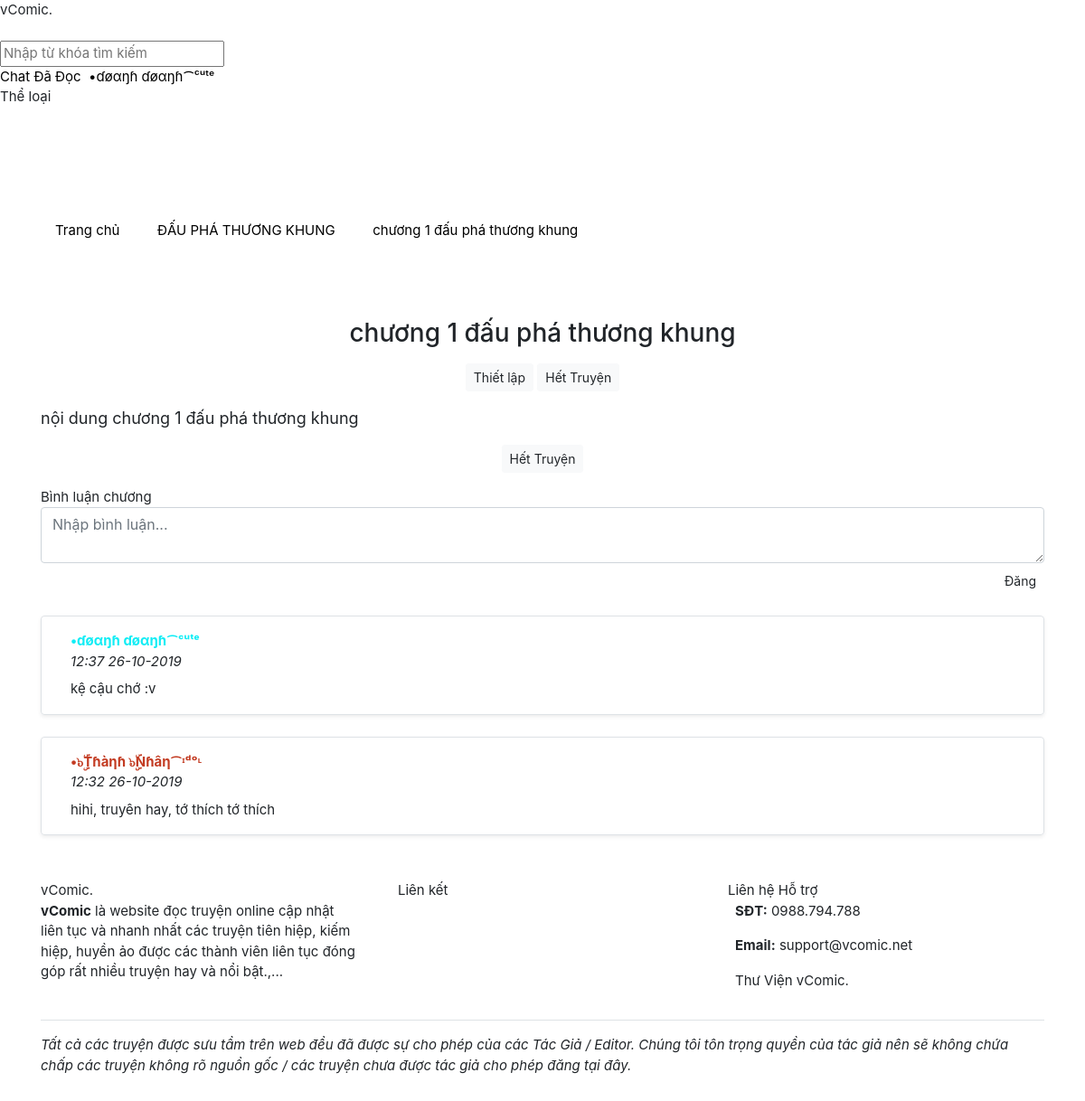
Page /story/dau-pha-thuong-khung/dau-pha-thuong-khung (signed in) on the committed database.
### tables this page shows
CREATE TABLE `users` (
  `id` int(11) NOT NULL,
  `username` varchar(255) NOT NULL,
  `email` varchar(255) NOT NULL,
  `password` varchar(255) NOT NULL,
  `role` tinyint(4) NOT NULL DEFAULT 0,
  `fullname` varchar(255) NOT NULL,
  `gender` varchar(2) NOT NULL,
  `gold` int(11) NOT NULL DEFAULT 0,
  `coin` int(11) NOT NULL DEFAULT 0,
  `birthday` int(11) NOT NULL,
  `cover` varchar(255) NOT NULL,
  `avatar` varchar(255) NOT NULL,
  `recover_code` varchar(255) NOT NULL,
  `recover_time` int(11) NOT NULL,
  `login_at` int(11) NOT NULL,
  `created_at` int(11) NOT NULL
);

CREATE TABLE `stories` (
  `id` int(11) NOT NULL,
  `title` varchar(255) NOT NULL,
  `slug` varchar(255) NOT NULL,
  `summary` varchar(255) NOT NULL,
  `thumbnail` varchar(255) NOT NULL,
  `author` varchar(255) NOT NULL,
  `is_published` tinyint(4) NOT NULL DEFAULT 0,
  `is_completed` tinyint(4) NOT NULL DEFAULT 0,
  `views` int(11) NOT NULL DEFAULT 0,
  `user_id` int(11) NOT NULL,
  `category_id` int(11) NOT NULL,
  `created_at` int(11) NOT NULL
);

CREATE TABLE `chapters` (
  `id` int(11) NOT NULL,
  `title` varchar(255) NOT NULL,
  `slug` varchar(255) NOT NULL,
  `content` text NOT NULL,
  `is_published` tinyint(4) NOT NULL,
  `story_id` int(11) NOT NULL,
  `created_at` int(11) NOT NULL
);

CREATE TABLE `comments` (
  `id` int(11) NOT NULL,
  `content` varchar(255) NOT NULL,
  `user_id` int(11) NOT NULL,
  `chapter_id` int(11) NOT NULL,
  `created_at` int(11) NOT NULL
);

### system/routes.php (called while the page is built)
<?php
$routes = [
	'/' => 'home/home.php',
	'/login' => 'users/login.php',
	'/register' => 'users/register.php',
	'/logout' => 'users/logout.php',
	'/search' => 'search.php',
	'/chat' => 'chat/chat.php',
	'/chat/clear' => 'chat/chat.php?act=clear',
	'/chat/del/(.*)' => 'chat/chat.php?act=del&id=$1',
	'/chat/page/(.*)' => 'chat/chat.php?page=$1',
	'/category/(.*)/page/(.*)' => 'category/category.php?slug=$1&page=$2',
	'/category/(.*)' => 'category/category.php?slug=$1',
	'/tag/(.*)/page/(.*)' => 'tag/tag.php?slug=$1&page=$2',
	'/tag/(.*)' => 'tag/tag.php?slug=$1',
	'/story/read' => 'story/read.php',
	'/story/read/page/(.*)' => 'story/read.php?page=$1',
	'/story/(.*)/like' => 'story/story.php?slug=$1&act=like',
	'/story/(.*)/unlike' => 'story/story.php?slug=$1&act=unlike',
	'/story/(.*)/nomination' => 'story/story.php?slug=$1&act=nomination',
	'/story/(.*)/donate/(.*)' => 'story/story.php?slug=$1&act=donate&coin=$2',
	'/story/(.*)/(.*)' => 'chapter/chapter.php?slug=$2',
	'/story/(.*)' => 'story/story.php?slug=$1',
	'/works/story/new' => 'work/createStory.php',
	'/works/(.*)/new' => 'work/createChapter.php?slug=$1',
	'/profile' => 'users/profile.php',
	'/profile/page/(.*)' => 'users/profile.php?page=$1',
	'/profile/avatar' => 'users/avatar.php',
	'/profile/cover' => 'users/cover.php',
	'/profile/settings' => 'users/settings.php',
	'/profile/password' => 'users/change_password.php',
	'/users/recover' => 'users/recover.php',
	'/users/recover/set/(.*)/(.*)' => 'users/recover.php?act=set&username=$1&recover_code=$2',
	'/(.*)/page/(.*)' => 'users/index.php?username=$1&page=$2',
	'/(.*)/follow' => 'users/index.php?username=$1&act=follow',
	'/(.*)/unfollow' => 'users/index.php?username=$1&act=unfollow',
	'/(.*)' => 'users/index.php?username=$1',
];

### modules/chapter/chapter.php (called while the page is built, shortened)
<?php
require_once('system/bootstrap.php');
$data_chapter = get_data_chapter($slug);
$data_story = get_stories_id($data_chapter['story_id']);
$data_next_chapter = get_next_chapter($data_chapter['id'], $data_chapter['story_id']);
if (count_comment($data_chapter['id'])) {
	$list_comment = get_list_comment($data_chapter['id'], count_comment($data_chapter['id']));
}
require_once('themes/' . THEME . '/layout/head.php');
require_once('themes/' . THEME . '/templates/chapter/chapter.php');
require_once('themes/' . THEME . '/layout/end.php');

### system/bootstrap.php (called while the page is built, shortened)
<?php
require_once('functions.php');
require_once('routes.php');
if (isset($_SESSION['username'])) {
    $username = trim($_SESSION['username']);
    $_user = get_info($username);
    if ($_user) {
        $user = $_user;
        $user_id = $user['id'];
    }
}

### themes/colab/templates/chapter/chapter.php (the view, shortened to what this page needs)
<section class="container-fluid mt-5 pt-3">
    <div class="container">
        <div class="row">
            <div class="col-md-12">
                <nav>
                    <ul class="breadcrumb">
                        <li class="breadcrumb-item">
                            <a href="/">
                                <span>Trang chủ</span>
                            </a>
                        </li>
                        <li class="breadcrumb-item">
                            <a href="/story/<?= $data_story['slug'] ?>">
                                <span><?= $data_story['title'] ?></span>
                            </a>
                        </li>
                        <li class="breadcrumb-item active">
                            <a href="#">
                                <span><?= $data_chapter['title'] ?></span>
                            </a>
                        </li>
                    </ul>
                </nav>
            </div>
        </div>
    </div>
</section>
<section class="background-custom">
    <div class="container">
        <div class="text-center">
            <h3 class="title"><?= $data_chapter['title'] ?></h3>
        </div>
        <div class="text-center mt-3">
            <div class="btn btn-light btn-sm setup-btn">
                <i class="fa fa-cog"></i> Thiết lập
            </div>
<?php if ($data_next_chapter): ?>
            <a href="/story/<?= $data_story['slug'] ?>/<?= $data_next_chapter['slug'] ?>" class="btn btn-light btn-sm">
                Chương sau <i class="far fa-angle-right"></i>
            </a>
<?php else: ?>
            <a class="btn btn-light btn-sm">
                Hết Truyện
            </a>
<?php endif ?>
        </div>
        <div class="my-3 clickable content-text chapter-content" style="font-size: 18px;"><?= nl2br($data_chapter['content']) ?></div>
        <div class="text-center my-3">
<?php if ($data_next_chapter): ?>
            <a href="/story/<?= $data_story['slug'] ?>/<?= $data_next_chapter['slug'] ?>" class="btn btn-light btn-sm">
                Chương sau <i class="far fa-angle-right"></i>
            </a>
<?php else: ?>
            <a class="btn btn-light btn-sm">
                Hết Truyện
            </a>
<?php endif ?>
        </div>
        <div class="comment mb-3">
            <div class="free-title">
                <div class="content">
                    Bình luận chương
                </div>
            </div>
<?php if ($user_id): ?>
            <form class="mb-3" method="POST">
                <textarea class="form-control mb-1" name="msg" placeholder="Nhập bình luận..." required></textarea>
                <div style="height: 30px" class="clear-fix">
                    <button type="submit" class="btn btn-custom btn-sm float-right">Đăng</button>
                </div>
            </form>
<?php endif ?>
        </div>
<?php if (count_comment($data_chapter['id'])):
    foreach ($list_comment as $data_comment):
    ?>
            <div class="comment-list my-4">
                <div class="p-3 rounded border media mb-3 shadow-sm">
                    <div class="media-body ml-3">
                        <div class="top-line">
                            <div class="name">
                                <a href="/<?= get_info_id($data_comment['user_id'])['username'] ?>" class="text-dark font-weight-bolder">
                                    <?= display_name(get_info_id($data_comment['user_id'])['role'], get_info_id($data_comment['user_id'])['fullname']) ?>
                                </a>
                            </div>
                            <div class="time small-text font-italic">
                                <?= date('H:i d-m-Y', $data_comment['created_at']) ?>
                            </div>
                        </div>
                        <div class="content-line mt-2">
                            <div style="font-size: 15px"><?= $data_comment['content'] ?></div>
                        </div>
                    </div>
                </div>
            </div>
    <?php endforeach;
    else: ?>
        <div class="comment-list my-4">
            Không có bình luận. Hãy đặt dấu chân đầu tiên nào ~~
        </div>
<?php endif ?>
    </div>
</section>

### index.php (shortened to what this page needs)
<?php
require_once('system/bootstrap.php');
$uri = $_SERVER['REQUEST_URI'];
foreach ($routes as $key => $value) {
	if (preg_match('#^' . $key . '$#', $uri)) {
		$uri = preg_replace('#^' . $key . '$#', $value, $uri);
		$a = explode('?', $uri, 2);
		$slug = isset($_GET['slug']) ? $_GET['slug'] : '';
		require_once('modules/' . $a[0]);
		exit;
	}
}

### themes/colab/layout/head.php (shortened to what this page needs)
<!DOCTYPE html>
<html lang="vi">
<head>
	<link rel="stylesheet" href="<?= SITE_URL ?>/assets/css/all.min.css?ver=<?= VERSION ?>" />
	<link rel="stylesheet" href="<?= SITE_URL ?>/assets/css/bootstrap.min.css?ver=<?= VERSION ?>" />
	<link rel="stylesheet" href="<?= SITE_URL ?>/themes/<?= THEME ?>/css/swiper.min.css?ver=<?= VERSION ?>" />
	<link rel="stylesheet" href="<?= SITE_URL ?>/themes/<?= THEME ?>/css/custom.css?ver=<?= VERSION ?>" />
</head>
<body>
    <section class="loading">
        <div class="loading-content">
            <div class="loader">
                <div class="logo">
                    vComic.
                </div>
            </div>
        </div>
    </section>
    <header style="margin-bottom: 52px;">
        <nav class="custom-nav">
            <div class="custom-nav-brand">
                <a href="/" class="text-white">vComic.</a>
            </div>
            <div class="custom-nav-search">
                <form method="GET">
                    <input type="text" class="nav-search-input" name="search" id="search" placeholder="Nhập từ khóa tìm kiếm" />
                </form>
            </div>
            <div class="custom-nav-item">
                <div class="custom-nav-list">
    <?php if ($user_id): ?>
                    <a class="item" href="/chat">
                        <i class="fal fa-comment-alt-lines"></i> Chat
                    </a>
                    <a class="item" href="/story/read">
                        <i class="far fa-history"></i> Đã Đọc
                    </a>
                    <a class="item" href="/profile">
                        <img class="lazy avatar-sm" data-original="/uploads/avatar/<?= $user['avatar'] ?>?t=<?= time() ?>"> <?= $user['fullname'] ?>
                    </a>
    <?php endif ?>
                    <div class="item cursor">
                        <i class="fal fa-list"></i> <span class="list-title">Thể loại</span>
                        <div class="more-item category">
                            <div class="row text-center">
    <?php if (get_categories()): ?>
    <?php foreach (get_categories() as $list_cate): ?>
                                <div class="col-6 sub px-2">
                                    <a href="/category/<?= $list_cate['slug'] ?>" class="text-white"><?= $list_cate['name'] ?></a>
                                </div>
    <?php endforeach ?>
    <?php else: ?>
                                <div class="col-12 sub px-2">
                                    <a href="#" class="text-white">Chưa có danh mục nào!</a>
                                </div>
    <?php endif ?>
                            </div>
                        </div>
                    </div>
                </div>
            </div>
        </nav>
    </header>

### system/functions.php (shortened to what this page needs)
<?php
function display_name($role, $name)
{
    if ($role == 3) {
        return '<font color="#B8007F" title="VIP Member">' . $name . ' <i class="fas fa-gem"></i></font>';
    } else if ($role == 4) {
        return '<font color="#10EDF5" title="Tác Giả">' . $name . ' <i class="fal fa-pen-fancy"></i></font>';
    } else if ($role == 7) {
        return '<font color="#7343A9" title="Mod">' . $name . ' <i class="fal fa-badge-check"></i></font>';
    } else if ($role == 8) {
        return '<font color="#8FC1A9" title="Super Admin">' . $name . ' <i class="fal fa-badge-check"></i></font>';
    } else if ($role == 9) {
        return '<font color="#C33C23" title="Người Quản Trị">' . $name . ' <i class="fas fa-badge-check"></i></font>';
    } else {
        return $name;
    }
}
$per_page = 20;
function get_page($total, $return = 0)
{
    global $per_page;
    $page = isset($_GET['page']) ? abs(intval($_GET['page'])) : 1;
    $max_page = ceil($total / $per_page);
    return ' LIMIT ' . $per_page . ' OFFSET ' . (($page - 1) * $per_page);
}

### rows in the picture
users: fullname "•ɗøαŋɦ ɗøαŋɦ⁀ᶜᵘᵗᵉ"
stories: title "ĐẤU PHÁ THƯƠNG KHUNG"
chapters: title "chương 1 đấu phá thương khung", content "nội dung chương 1 đấu phá thương khung"
comments: user.fullname "•ɗøαŋɦ ɗøαŋɦ⁀ᶜᵘᵗᵉ", created_at "12:37 26-10-2019", content "kệ cậu chớ :v"
comments: user.fullname "•๖ۣۜTɦàηɦ ๖ۣۜNɦâη⁀ᶦᵈᵒᶫ", created_at "12:32 26-10-2019", content "hihi, truyên hay, tớ thích tớ thích"
